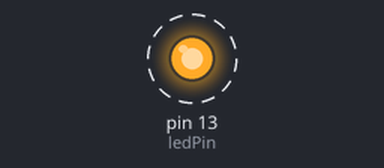
A sketch run on a simulated Arduino Uno, built with avr-gcc and run on an emulated ATmega328P. On the bench: output pins drawn as LEDs (lit = HIGH). Dashed ring = blinking.

Above: at 0.5 s.
Timing chart, 0 to 4.6 s (numbered marks = the images above):
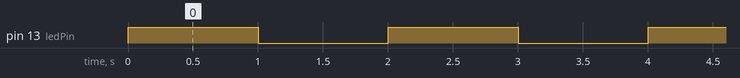

The sketch:

led_turnon.ino
```cpp
#define ledPin 13
char state = 0;

void setup() {
  // put your setup code here, to run once:
  pinMode(ledPin, OUTPUT);
  digitalWrite(ledPin, LOW);
}

void loop() {
  // put your main code here, to run repeatedly:
  digitalWrite(ledPin, HIGH);
  delay(1000);
  digitalWrite(ledPin, LOW);
  delay(1000);
}
```

Measured:
- by itself, pin 13 (ledPin): alternates HIGH for 1.0 s and LOW for 1.0 s
